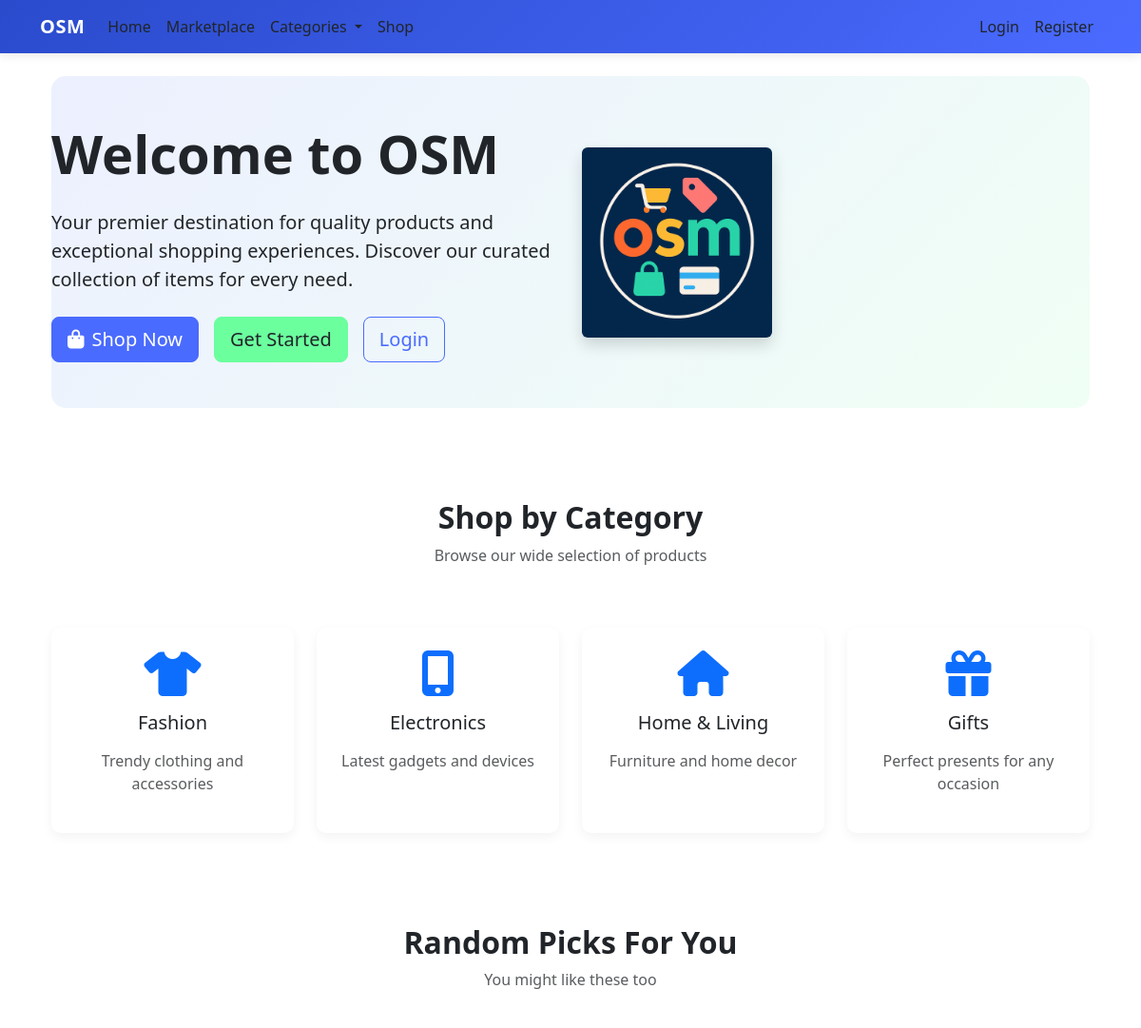
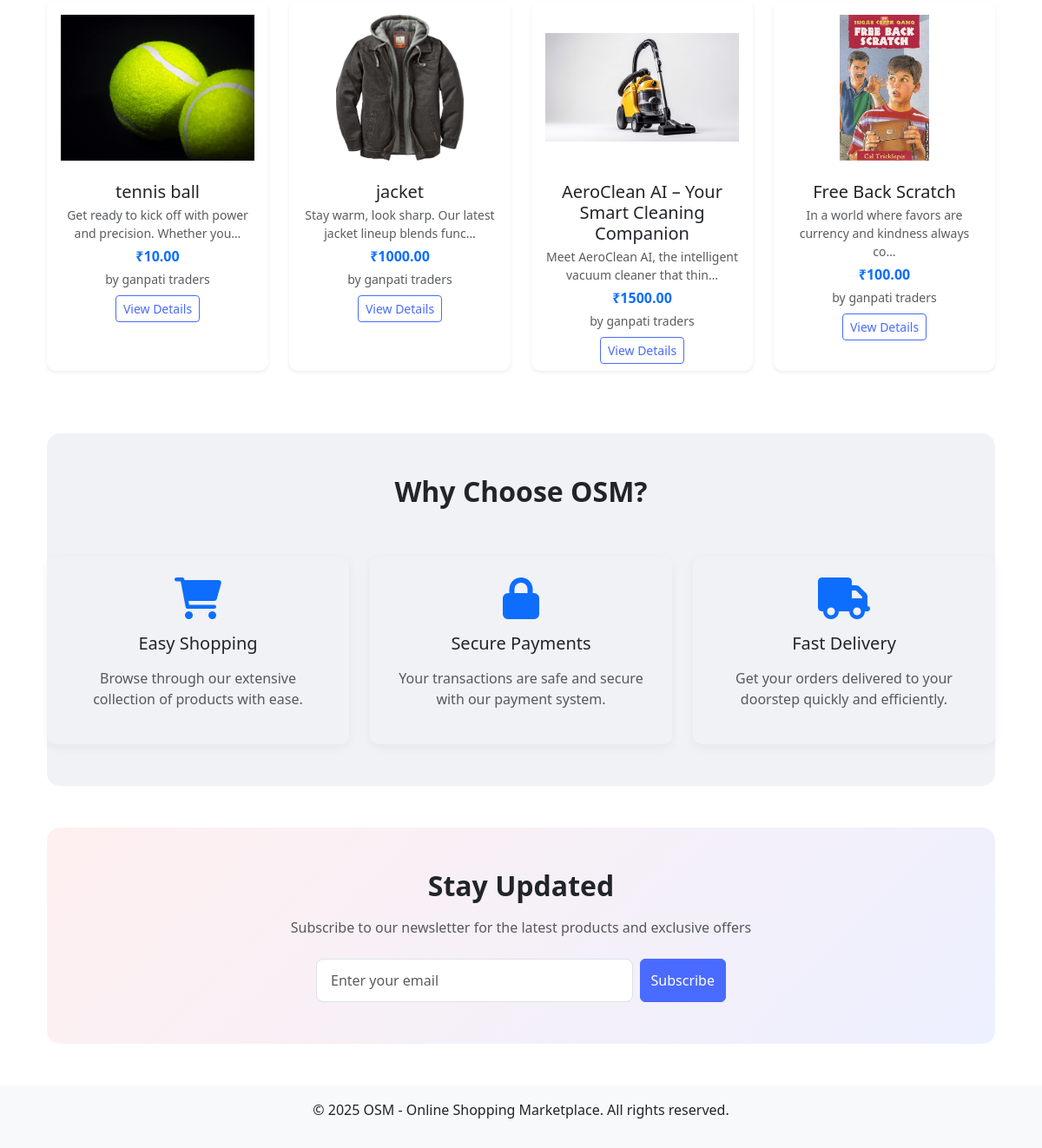
The page / on the database its author committed (2 pictures, top to bottom).
### marketplace/models.py (models this page shows, shortened)
class Product(models.Model):
    CONDITION_CHOICES = (
        ('new', 'New'),
        ('second_hand', 'Second-hand'),
    )
    seller = models.ForeignKey(Seller, on_delete=models.CASCADE)
    name = models.CharField(max_length=200)
    description = models.TextField()
    price = models.DecimalField(max_digits=10, decimal_places=2)
    category = models.ForeignKey(Category, on_delete=models.CASCADE, null=True)
    stock = models.IntegerField(default=0)
    created_at = models.DateTimeField(auto_now_add=True)
    updated_at = models.DateTimeField(auto_now=True)
    is_active = models.BooleanField(default=True)
    osm_product = models.ForeignKey(OSMProduct, on_delete=models.SET_NULL, null=True, blank=True)
    views = models.PositiveIntegerField(default=0)
    condition = models.CharField(max_length=20, choices=CONDITION_CHOICES, default='new')

class ProductImage(models.Model):
    product = models.ForeignKey(Product, on_delete=models.CASCADE)
    image = models.ImageField(upload_to='marketplace/products/')
    is_primary = models.BooleanField(default=False)
    created_at = models.DateTimeField(auto_now_add=True)

class Seller(models.Model):
    user = models.OneToOneField(User, on_delete=models.CASCADE)
    business_name = models.CharField(max_length=100)
    description = models.TextField()
    contact_email = models.EmailField()
    contact_phone = models.CharField(max_length=20)
    created_at = models.DateTimeField(auto_now_add=True)
    is_verified = models.BooleanField(default=False)

### main/views.py (the view)
# urls.py: path('', views.home, name='home'),
def home(request):
    featured_products = Product.objects.filter(is_active=True)[:6]
    categories = Category.objects.all()[:4]
    random_products = Product.objects.filter(is_active=True).order_by('?')[:4]
    return render(request, 'home.html', {
        'featured_products': featured_products,
        'categories': categories,
        'random_products': random_products
    })

### templates/home.html
{% extends 'base.html' %}
{% load static %}
{% block content %}
<div class="container">
    <div class="hero-section">
        <div class="row align-items-center">
            <div class="col-md-6">
                <h1 class="display-4 fw-bold mb-4">Welcome to OSM</h1>
                <p class="lead mb-4">Your premier destination for quality products and exceptional shopping experiences. Discover our curated collection of items for every need.</p>
                <div class="d-grid gap-2 d-md-flex">
                    <a href="{% url 'marketplace:shop' %}" class="btn btn-primary btn-lg me-md-2">
                        <i class="fas fa-shopping-bag me-2"></i>Shop Now
                    </a>
                    {% if not user.is_authenticated %}
                        <a href="{% url 'register' %}" class="btn btn-success btn-lg me-md-2">Get Started</a>
                        <a href="{% url 'login' %}" class="btn btn-outline-primary btn-lg">Login</a>
                    {% endif %}
                </div>
            </div>
            <div class="col-md-6">
                <img style="height: 200px;border-radius: 50%;object-fit: cover;" src="static/images/logo.png" alt="Shopping" class="img-fluid rounded shadow">
            </div>
        </div>
    </div>
    <div class="row py-5">
        <div class="col-12 text-center mb-5">
            <h2 class="fw-bold">Shop by Category</h2>
            <p class="text-muted">Browse our wide selection of products</p>
        </div>
        <div class="col-md-3">
            <div class="card h-100">
                <div class="card-body text-center">
                    <i class="fas fa-tshirt fa-3x mb-3 text-primary"></i>
                    <h3 class="h5 mb-3">Fashion</h3>
                    <p class="text-muted">Trendy clothing and accessories</p>
                </div>
            </div>
        </div>
        <div class="col-md-3">
            <div class="card h-100">
                <div class="card-body text-center">
                    <i class="fas fa-mobile-alt fa-3x mb-3 text-primary"></i>
                    <h3 class="h5 mb-3">Electronics</h3>
                    <p class="text-muted">Latest gadgets and devices</p>
                </div>
            </div>
        </div>
        <div class="col-md-3">
            <div class="card h-100">
                <div class="card-body text-center">
                    <i class="fas fa-home fa-3x mb-3 text-primary"></i>
                    <h3 class="h5 mb-3">Home & Living</h3>
                    <p class="text-muted">Furniture and home decor</p>
                </div>
            </div>
        </div>
        <div class="col-md-3">
            <div class="card h-100">
                <div class="card-body text-center">
                    <i class="fas fa-gift fa-3x mb-3 text-primary"></i>
                    <h3 class="h5 mb-3">Gifts</h3>
                    <p class="text-muted">Perfect presents for any occasion</p>
                </div>
            </div>
        </div>
    </div>
    <div class="row py-5">
        <div class="col-12 text-center mb-4">
            <h2 class="fw-bold">Random Picks For You</h2>
            <p class="text-muted">You might like these too</p>
        </div>
        {% for product in random_products %}
        <div class="col-md-3 mb-4">
            <div class="card h-100 text-center border-0 shadow-sm">
                <div class="card-img-top p-3" style="height: 200px; display: flex; align-items: center; justify-content: center;">
                    {% if product.productimage_set.first %}
                        <img src="{{ product.productimage_set.first.image.url }}" alt="{{ product.name }}" style="max-height: 100%; max-width: 100%; object-fit: contain;">
                    {% else %}
                        <img src="{% static 'marketplace/images/placeholder.png' %}" alt="No image available" style="max-height: 100%; max-width: 100%; object-fit: contain;">
                    {% endif %}
                </div>
                <div class="card-body px-3 py-2">
                    <h5 class="card-title mb-1">{{ product.name }}</h5>
                    <p class="text-muted small mb-1">{{ product.description|truncatechars:60 }}</p>
                    <div class="fw-bold text-primary mb-1">₹{{ product.price }}</div>
                    <p class="text-muted small mb-2">by {{ product.seller.business_name }}</p>
                    <a href="{% url 'marketplace:product_detail' product.id %}" class="btn btn-outline-primary btn-sm">View Details</a>
                </div>
            </div>
        </div>
        {% endfor %}
    </div>
    <div class="features-section">
        <div class="row">
            <div class="col-12 text-center mb-5">
                <h2 class="fw-bold">Why Choose OSM?</h2>
            </div>
            <div class="col-md-4">
                <div class="card h-100 border-0 bg-transparent">
                    <div class="card-body text-center">
                        <i class="fas fa-shopping-cart fa-3x mb-3 text-primary"></i>
                        <h3 class="h5 mb-3">Easy Shopping</h3>
                        <p class="text-muted">Browse through our extensive collection of products with ease.</p>
                    </div>
                </div>
            </div>
            <div class="col-md-4">
                <div class="card h-100 border-0 bg-transparent">
                    <div class="card-body text-center">
                        <i class="fas fa-lock fa-3x mb-3 text-primary"></i>
                        <h3 class="h5 mb-3">Secure Payments</h3>
                        <p class="text-muted">Your transactions are safe and secure with our payment system.</p>
                    </div>
                </div>
            </div>
            <div class="col-md-4">
                <div class="card h-100 border-0 bg-transparent">
                    <div class="card-body text-center">
                        <i class="fas fa-truck fa-3x mb-3 text-primary"></i>
                        <h3 class="h5 mb-3">Fast Delivery</h3>
                        <p class="text-muted">Get your orders delivered to your doorstep quickly and efficiently.</p>
                    </div>
                </div>
            </div>
        </div>
    </div>
    <div class="newsletter-section">
        <div class="row justify-content-center">
            <div class="col-md-8 text-center">
                <h2 class="fw-bold mb-3">Stay Updated</h2>
                <p class="text-muted mb-4">Subscribe to our newsletter for the latest products and exclusive offers</p>
                <div class="row justify-content-center">
                    <div class="col-md-8">
                        <form class="d-flex">
                            <input type="email" class="form-control me-2" placeholder="Enter your email">
                            <button type="submit" class="btn btn-primary">Subscribe</button>
                        </form>
                    </div>
                </div>
            </div>
        </div>
    </div>
</div>
{% endblock %}

### templates/base.html (shortened to what this page needs)
{% load static %}
<!DOCTYPE html>
<html lang="en">
<head>
    <link href="https://cdn.jsdelivr.net/npm/bootstrap@5.3.0/dist/css/bootstrap.min.css" rel="stylesheet">
    <link rel="stylesheet" href="https://cdnjs.cloudflare.com/ajax/libs/font-awesome/6.0.0/css/all.min.css">
    <link rel="stylesheet" href="{% static 'css/style.css' %}">
</head>
<body>
    <nav class="navbar navbar-expand-lg navbar-dark bg-primary">
        <div class="container">
            <a class="navbar-brand" href="{% url 'home' %}">OSM</a>
            <div class="collapse navbar-collapse" id="navbarNav">
                <ul class="navbar-nav me-auto">
                    <li class="nav-item">
                        <a class="nav-link" href="{% url 'home' %}">Home</a>
                    </li>
                    <li class="nav-item">
                        <a class="nav-link" href="{% url 'marketplace:home' %}">Marketplace</a>
                    </li>
                    <li class="nav-item dropdown">
                        <a class="nav-link dropdown-toggle" href="#" id="categoriesDropdown" role="button" data-bs-toggle="dropdown" aria-expanded="false">
                            Categories
                        </a>
                    </li>
                    <li class="nav-item">
                        <a class="nav-link" href="{% url 'marketplace:shop' %}">Shop</a>
                    </li>
                </ul>
                <ul class="navbar-nav">
                    {% if user.is_authenticated %}
                        <li class="nav-item">
                            <a class="nav-link" href="{% url 'profile' %}">Profile</a>
                        </li>
                        <li class="nav-item">
                            <a class="nav-link" href="{% url 'logout' %}">Logout</a>
                        </li>
                        <li class="nav-item">
                            <a class="nav-link" href="{% url 'cart' %}">
                                <i class="fa fa-shopping-cart"></i>
                                {% if cart_item_count %}
                                    <span class="badge bg-danger">{{ cart_item_count }}</span>
                                {% endif %}
                            </a>
                        </li>
                    {% else %}
                        <li class="nav-item">
                            <a class="nav-link" href="{% url 'login' %}">Login</a>
                        </li>
                        <li class="nav-item">
                            <a class="nav-link" href="{% url 'register' %}">Register</a>
                        </li>
                    {% endif %}
                </ul>
            </div>
        </div>
    </nav>
    <div class="container mt-4">
        {% block content %}{% endblock %}
    </div>
    <footer class="bg-light mt-5 py-3">
        <div class="container text-center">
            <p>&copy; 2025 OSM - Online Shopping Marketplace. All rights reserved.</p>
        </div>
    </footer>
</body>
</html>

### static/css/style.css (style rules this page uses)
:root { --primary-color: #4a6bff; --primary-light: #7a93ff; --primary-dark: #2a4bcc; --secondary-color: #ff6b6b; --secondary-light: #ff9e9e; --secondary-dark: #cc4a4a; --accent-color: #6bff9e; --accent-light: #9effc0; --accent-dark: #4acc7a; --neutral-100: #f8f9fa; --neutral-200: #e9ecef; --neutral-300: #dee2e6; --neutral-400: #ced4da; --neutral-500: #adb5bd; --neutral-600: #6c757d; --neutral-700: #495057; --neutral-800: #343a40; --neutral-900: #212529; --bg-light: #ffffff; --bg-dark: #f0f2f5; --text-primary: #212529; --text-secondary: #6c757d; --text-light: #f8f9fa; }
body { font-family: 'Segoe UI', Tahoma, Geneva, Verdana, sans-serif; color: var(--text-primary); background-color: var(--bg-light); }
.navbar { background: linear-gradient(135deg, var(--primary-dark), var(--primary-color)) !important; box-shadow: 0 2px 10px rgba(0, 0, 0, 0.1); }
.navbar-brand { font-weight: 700; letter-spacing: 0.5px; }
.nav-link { font-weight: 500; transition: all 0.3s ease; }
.btn-primary { background-color: var(--primary-color); border-color: var(--primary-color); transition: all 0.3s ease; }
.btn-outline-primary { color: var(--primary-color); border-color: var(--primary-color); transition: all 0.3s ease; }
.btn-success { background-color: var(--accent-color); border-color: var(--accent-color); color: var(--neutral-900); transition: all 0.3s ease; }
.card { border-radius: 10px; border: none; box-shadow: 0 4px 12px rgba(0, 0, 0, 0.05); transition: all 0.3s ease; }
.card-body { padding: 1.5rem; }
.form-control { border-radius: 8px; border: 1px solid var(--neutral-300); padding: 0.75rem 1rem; transition: all 0.3s ease; }
.nav-link { color: var(--text-primary); font-weight: 500; transition: all 0.3s ease; }
.hero-section { background: linear-gradient(135deg, rgba(74, 107, 255, 0.1), rgba(107, 255, 158, 0.1)); border-radius: 15px; padding: 3rem 0; margin-bottom: 3rem; }
.features-section { background-color: var(--bg-dark); border-radius: 15px; padding: 3rem 0; margin-bottom: 3rem; }
.newsletter-section { background: linear-gradient(135deg, rgba(255, 107, 107, 0.1), rgba(74, 107, 255, 0.1)); border-radius: 15px; padding: 3rem 0; margin-bottom: 3rem; }

### rows shown on the page
Product: productimage_set.first.image (picture), name "tennis ball", description "Get ready to kick off with power and precision. Whether you…", price "10.00", seller.business_name "ganpati traders"
Product: productimage_set.first.image (picture), name "jacket", description "Stay warm, look sharp. Our latest jacket lineup blends func…", price "1000.00", seller.business_name "ganpati traders"
Product: productimage_set.first.image (picture), name "AeroClean AI – Your Smart Cleaning Companion", description "Meet AeroClean AI, the intelligent vacuum cleaner that thin…", price "1500.00", seller.business_name "ganpati traders"
Product: productimage_set.first.image (picture), name "Free Back Scratch", description "In a world where favors are currency and kindness always co…", price "100.00", seller.business_name "ganpati traders"
